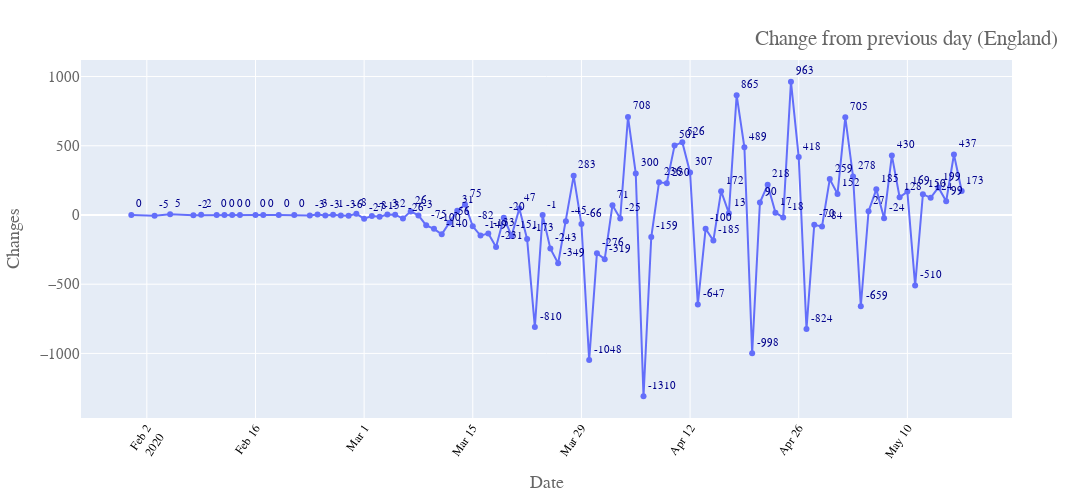

The notebook cell this image was saved under:
### Markdown cell above
## Data Visualization

### Code cell
fig = px.line(d2, x="Date", y='trend',text='trend')#color = 'Cases',)
fig.update_traces(textposition='top right',textfont=dict(family="sans serif",size=11,color="Darkblue"))
fig.update_layout(title={'text': 'Change from previous day (England)',
#         'y':1.3,
        'x':0.83,
        'xanchor': 'center',
        'yanchor': 'top'},
                  yaxis_title="Changes",
    font=dict(
        family="Courier New, monospace",
        size=15,
        color="#666666"
    ),
                  width=1500, height=500,coloraxis_showscale=False)
# fig.write_image("images1904/trend.png")
fig.update_xaxes(tickangle=-55, tickfont=dict(family='Rockwell', color='black', size=12))
fig.show()

### Figure 1 — Plotly figure (JSON) as saved in the notebook; plotly's stock layout.template omitted (floating-point values rounded to 4 significant figures)
{"data": [{"hovertemplate": "Date=%{x}<br>trend=%{text}<extra></extra>", "legendgroup": "", "line": {"color": "#636efa", "dash": "solid"}, "mode": "lines+markers+text", "name": "", "showlegend": false, "text": [173, 437, 99, 199, 124, 150, -510, 169, 128, 430, -24, 185, 27, -659, 278, 705, 152, 259, -84, -70, -824, 418, 963, -18, 17, 218, 90, -998, 489, 865, 13, 172, -185, -100, -647, 307, 526, 501, 230, 236, -159, -1310, 300, 708, -25, 71, -319, -276, -1048, -66, 283, -45, -349, -243, -1, -810, -173, 47, -151, -20, -231, -133, -149, -82, 75, 31, -56, -140, -100, -75, -3, 26, -26, 2, 3, -13, -8, -27, 8, -6, -3, 1, -3, 3, -3, 0, 0, 0, 0, 0, 0, 0, 0, 2, -2, 5, -5, 0], "textfont": {"color": "Darkblue", "family": "sans serif", "size": 11}, "textposition": "top right", "type": "scatter", "x": ["2020-05-17", "2020-05-16", "2020-05-15", "2020-05-14", "2020-05-13", "2020-05-12", "2020-05-11", "2020-05-10", "2020-05-09", "2020-05-08", "2020-05-07", "2020-05-06", "2020-05-05", "2020-05-04", "2020-05-03", "2020-05-02", "2020-05-01", "2020-04-30", "2020-04-29", "2020-04-28", "2020-04-27", "2020-04-26", "2020-04-25", "2020-04-24", "2020-04-23", "2020-04-22", "2020-04-21", "2020-04-20", "2020-04-19", "2020-04-18", "2020-04-17", "2020-04-16", "2020-04-15", "2020-04-14", "2020-04-13", "2020-04-12", "2020-04-11", "2020-04-10", "2020-04-09", "2020-04-08", "2020-04-07", "2020-04-06", "2020-04-05", "2020-04-04", "2020-04-03", "2020-04-02", "2020-04-01", "2020-03-31", "2020-03-30", "2020-03-29", "2020-03-28", "2020-03-27", "2020-03-26", "2020-03-25", "2020-03-24", "2020-03-23", "2020-03-22", "2020-03-21", "2020-03-20", "2020-03-19", "2020-03-18", "2020-03-17", "2020-03-16", "2020-03-15", "2020-03-14", "2020-03-13", "2020-03-12", "2020-03-11", "2020-03-10", "2020-03-09", "2020-03-08", "2020-03-07", "2020-03-06", "2020-03-05", "2020-03-04", "2020-03-03", "2020-03-02", "2020-03-01", "2020-02-29", "2020-02-28", "2020-02-27", "2020-02-26", "2020-02-25", "2020-02-24", "2020-02-23", "2020-02-21", "2020-02-19", "2020-02-17", "2020-02-16", "2020-02-14", "2020-02-13", "2020-02-12", "2020-02-11", "2020-02-09", "2020-02-08", "2020-02-05", "2020-02-03", "2020-01-31"], "xaxis": "x", "y": [173, 437, 99, 199, 124, 150, -510, 169, 128, 430, -24, 185, 27, -659, 278, 705, 152, 259, -84, -70, -824, 418, 963, -18, 17, 218, 90, -998, 489, 865, 13, 172, -185, -100, -647, 307, 526, 501, 230, 236, -159, -1310, 300, 708, -25, 71, -319, -276, -1048, -66, 283, -45, -349, -243, -1, -810, -173, 47, -151, -20, -231, -133, -149, -82, 75, 31, -56, -140, -100, -75, -3, 26, -26, 2, 3, -13, -8, -27, 8, -6, -3, 1, -3, 3, -3, 0, 0, 0, 0, 0, 0, 0, 0, 2, -2, 5, -5, 0], "yaxis": "y"}], "layout": {"coloraxis": {"showscale": false}, "font": {"color": "#666666", "family": "Courier New, monospace", "size": 15}, "height": 500, "legend": {"tracegroupgap": 0}, "margin": {"t": 60}, "title": {"text": "Change from previous day (England)", "x": 0.83, "xanchor": "center", "yanchor": "top"}, "width": 1500, "xaxis": {"anchor": "y", "domain": [0, 1], "tickangle": -55, "tickfont": {"color": "black", "family": "Rockwell", "size": 12}, "title": {"text": "Date"}}, "yaxis": {"anchor": "x", "domain": [0, 1], "title": {"text": "Changes"}}}}
